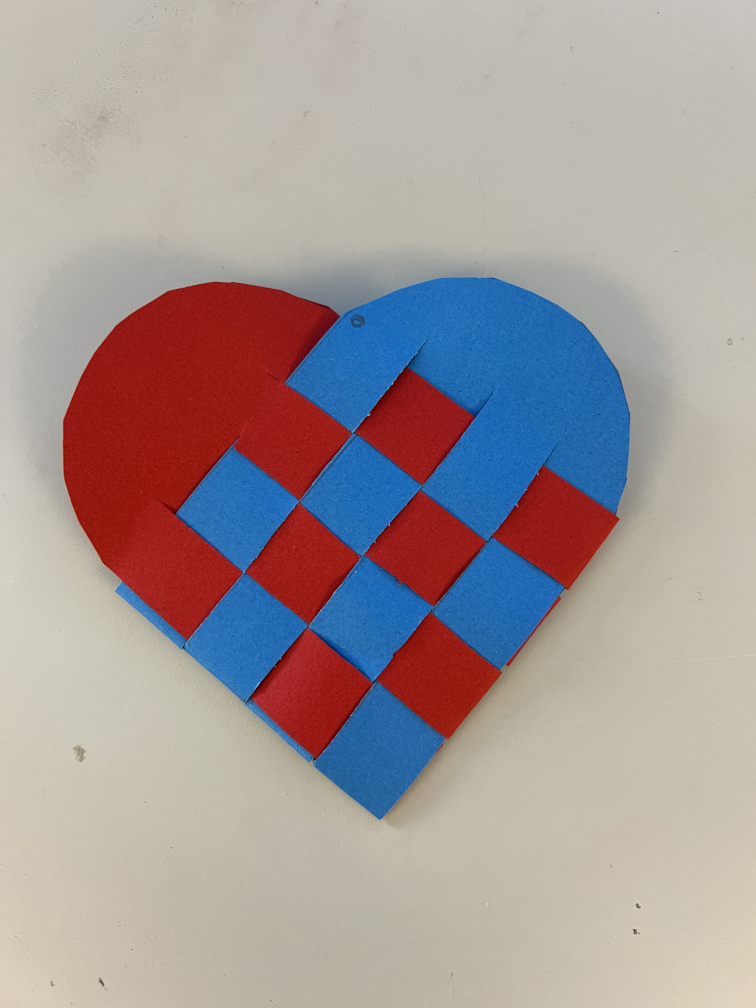
#> input picture Weave Toolkit/gifs/ClassicHM.jpg, 3024 x 4032 px (shown at 1/4 size)
$ python -i Algorithm.py   (imports and definitions only)
#> lines starting #> are read from the running program, lines starting #| are printed output that depends on the picture; after the words box and inside, x2 and y2 are one past the last pixel; in counts of white or black regions, pixels touching at a corner belong together
#> further down, picture is the input picture: shape (4032, 3024, 3); mean B, G, R 152.6, 153, 164.3
#from PIL import Image

import cv2 as cv

import numpy as np

import math

# Will be called when the user presses the "Update" button

# The algorithm will be given a PNG image of the desired pattern as input and return 2 things:
# 1. A PNG image which shows the weaving pattern (to be used by CriCut for laser cutting)
# 2. Assembly instructions to guide the user in weaving the output image

# def createHeartCuts(matrix):
#     line_color = [0,0,0]
#     for i in range(3,8):
#         matrix[i,:] = line_color
#         matrix[-i,:] = line_color

#     return matrix
def padArray (matrix, row_padding, column_padding):
    return np.pad(matrix, ((row_padding,row_padding),(column_padding, 0),(0,0)), constant_values=255), column_padding

# [19 lines left out: functions upscale_image, downscale_image, not called in this run]

def rotateImage(matrix, angle=-60):
#> called with angle = 45
    height, width = matrix.shape[:2]
#> height = 4032; width = 3024

    # Get the center of the image
    center = (width // 2, height // 2)
#> center = (1512, 2016)

    # Compute the rotation matrix
    rotation_matrix = cv.getRotationMatrix2D(center, angle, 1.0)

    # Compute the new bounding dimensions
    abs_cos = abs(rotation_matrix[0, 0])
#> abs_cos = 0.707
    abs_sin = abs(rotation_matrix[0, 1])
#> abs_sin = 0.707
    new_width = int(height * abs_sin + width * abs_cos)
#> new_width = 4989
    new_height = int(height * abs_cos + width * abs_sin)
#> new_height = 4989

    # Adjust the rotation matrix to keep the image centered
    rotation_matrix[0, 2] += (new_width - width) / 2
    rotation_matrix[1, 2] += (new_height - height) / 2

    # Rotate the image
    rotated_matrix = cv.warpAffine(matrix, rotation_matrix, (new_width, new_height), borderValue=(255, 255, 255))
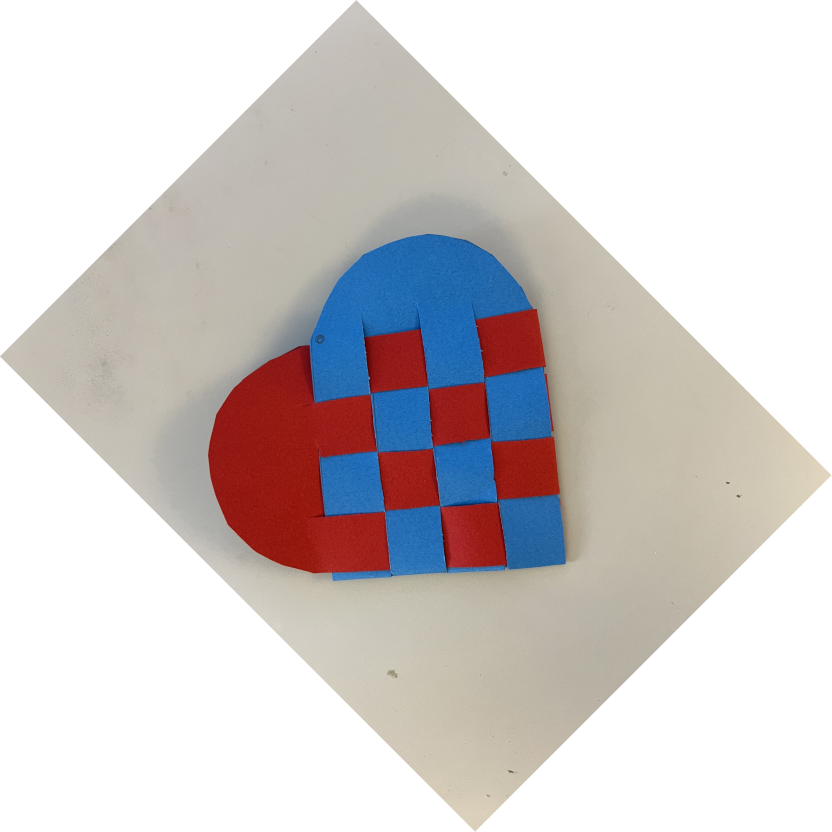
#> rotated_matrix: shape (4989, 4989, 3) (shown at 1/6 size); mean B, G, R 204.8, 205, 210.6

    return rotated_matrix

# [86 lines left out: functions find_non_background_colored_rows_columns, find_non_background_colored_column_pix_in_row_in_img, split_matrix_by_non_background_colored_columns, split_matrix_by_non_background_colored_rows, not called in this run]

def preProcessing(image):
  new_image= rotateImage(image, angle=45)

  # Removes the canvas lines and non-draw zones from the image
  matrix = new_image[180:-180,180:-180]
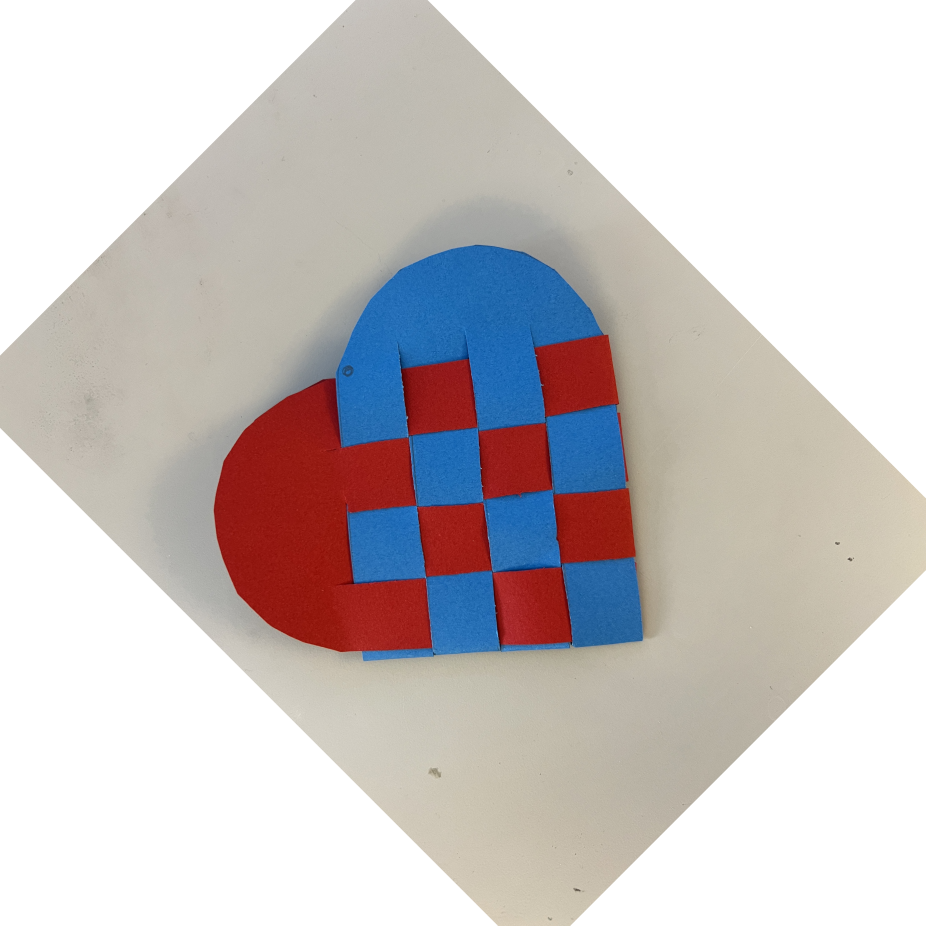
#> matrix: shape (4629, 4629, 3) (shown at 1/5 size); mean B, G, R 197.1, 197.3, 203.7
  show_matrix = np.copy(matrix)
  sym_matrix = rotateImage(matrix, angle=-45)
  return matrix, show_matrix, sym_matrix

def baseStencil(matrix, margin=31, line_start=0, line_color = (0,0,0)):
#> called with margin = 31, line_start = 340, line_color = (0, 0, 0)
  height, width, _ = matrix.shape
#> height = 4889; width = 4969

  # Define inner horizontal lines
  line_y1 = margin * 4 # First line (upper)
  line_y2 = height-margin * 4  # Second line (lower)
#> line_y2 = 4765
  line_x_start = line_start  # Left side start
  line_x_end = width  # Right side end
#> line_x_end = 4969

  # Define outer horizontal lines
  line_y3 = margin # First line (upper)
  line_y4 = height-margin  # Second line (lower)
#> line_y4 = 4858

  # Draw two inner horizontal lines
  cv.line(matrix, (line_x_start, line_y1), (line_x_end, line_y1), line_color, thickness=3)
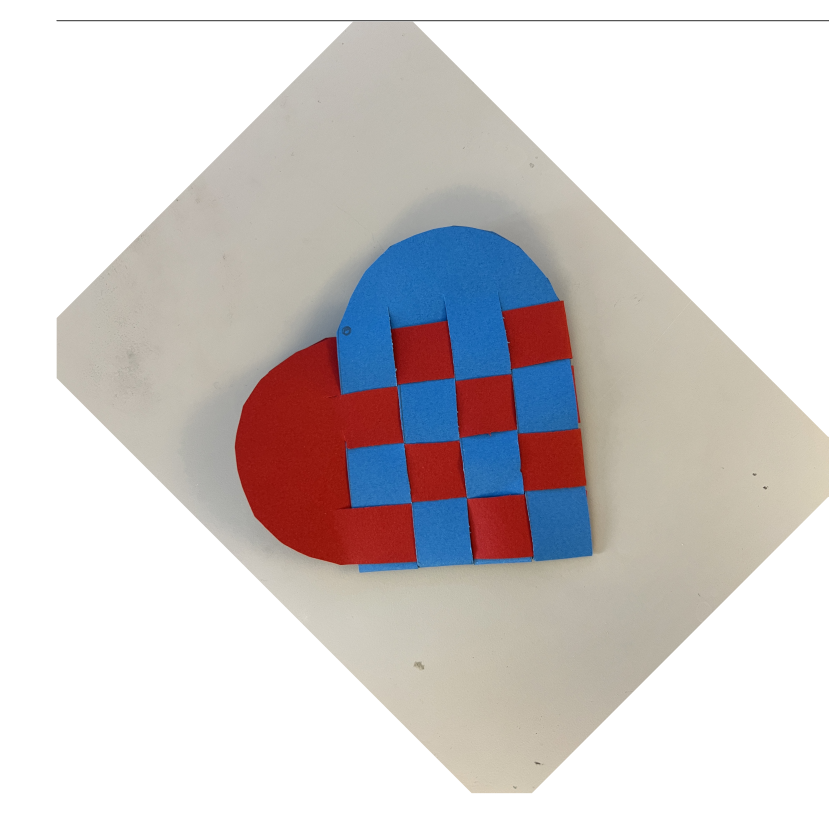
#> matrix: shape (4889, 4969, 3) (shown at 1/6 size); mean of channels 0, 1, 2 203.7, 203.8, 209.5; drawn as B, G, R
  cv.line(matrix, (line_x_start, line_y2), (line_x_end, line_y2), line_color, thickness=3)

  # Draw two outer horizontal lines
  cv.line(matrix, (line_x_start, line_y3), (line_x_end, line_y3), line_color, thickness=3)
  cv.line(matrix, (line_x_start, line_y4), (line_x_end, line_y4), line_color, thickness=3)
  axes = (330, (line_y4 - line_y3) // 2)  # Small width, height matches the gap
#> axes = (330, 2413)

  # Arch at the left end
  center = (line_x_start, (line_y3 + line_y4) // 2)  # Middle of the height at the left edge
#> center = (340, 2444)
  cv.ellipse(matrix, center, axes, 0, 90, 270, line_color, thickness=3) # Left-facing arch
  return matrix

# [40 lines left out: function symmetryStencil, not called in this run]

def createHeartCutoutSimplestpattern(matrix, line_start = 0, sides='onesided', line_color=(0,0,0), background_color=(255,255,255)):
  matrix = baseStencil(matrix, 31, line_start)
  # Creates the pattern on both sides of one half of the heart
  if sides == 'twosided':
    temp_matrix = np.copy(matrix)
    matrix = np.hstack((matrix, np.flip(matrix, axis=1)))
    temp_matrix[:] = background_color
    temp_matrix = baseStencil(temp_matrix, 31, line_start)
    temp_matrix = np.hstack((temp_matrix, np.flip(temp_matrix, axis=1)))
    final_matrix = np.vstack((matrix, temp_matrix))
    return final_matrix

  # Creates the pattern on one side of one half of the heart
  elif sides == 'onesided':
    temp_matrix = np.copy(matrix)
    temp_matrix[:] = background_color
#> temp_matrix: shape (4889, 4969, 3); every value is 255
    temp_matrix = baseStencil(temp_matrix, 31, line_start, line_color)
#> call 2 of baseStencil, with margin = 31, line_start = 340, line_color = (0, 0, 0)
#> in baseStencil (call 2), `cv.line(matrix, (line_x_start, line_y1), (line_x_end, line_y1), line_c..`:
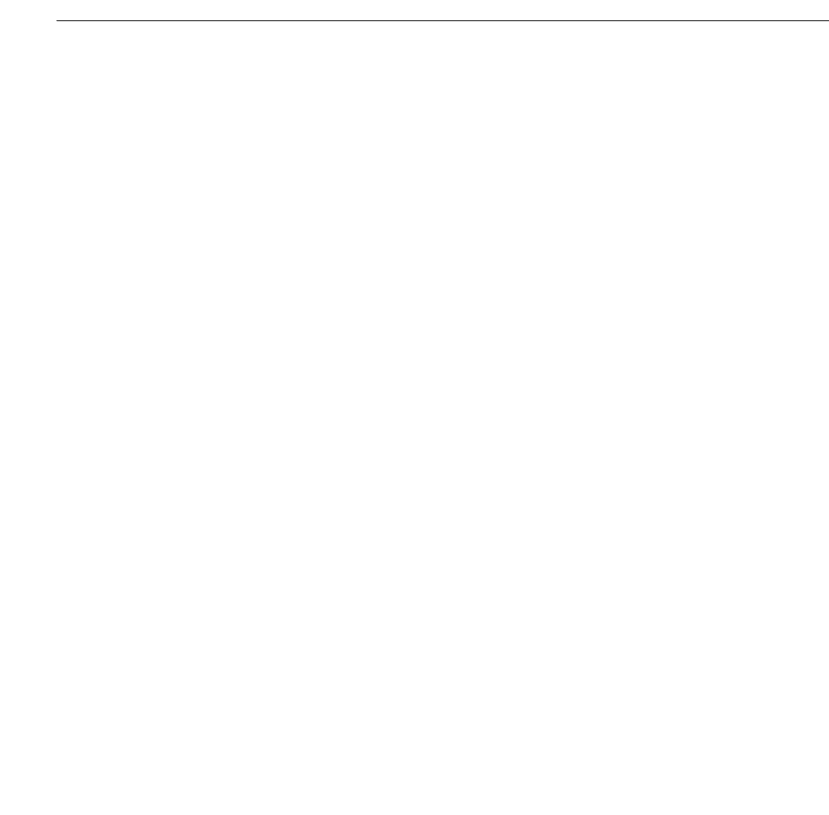
#> matrix: shape (4889, 4969, 3) (shown at 1/6 size); 99.9% white; 1 black region, box (x1, y1, x2, y2) and area: (338, 122, 4969, 127) 23149
#> in baseStencil (call 2), `cv.line(matrix, (line_x_start, line_y2), (line_x_end, line_y2), line_c..`: matrix: shape (4889, 4969, 3); 99.8% white; 2 black regions, box (x1, y1, x2, y2) and area: (338, 122, 4969, 127) 23149, (338, 4763, 4969, 4768) 23149
#> in baseStencil (call 2), `cv.line(matrix, (line_x_start, line_y3), (line_x_end, line_y3), line_c..`: matrix: shape (4889, 4969, 3); 99.7% white; 3 black regions, box (x1, y1, x2, y2) and area: (338, 29, 4969, 34) 23149, (338, 122, 4969, 127) 23149, (338, 4763, 4969, 4768) 23149
#> in baseStencil (call 2), `cv.line(matrix, (line_x_start, line_y4), (line_x_end, line_y4), line_c..`:
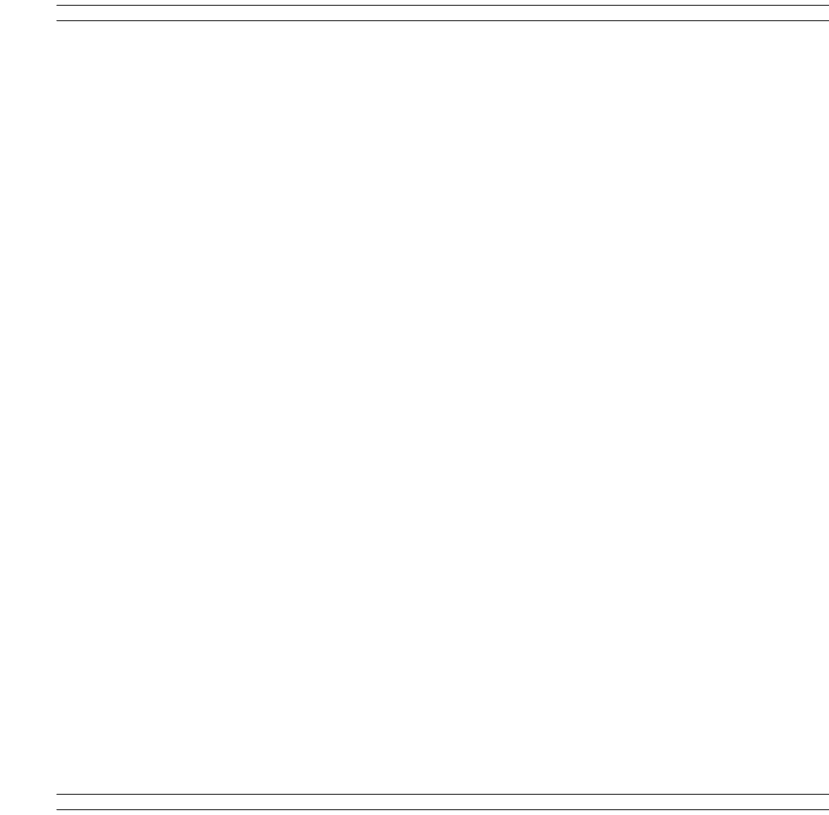
#> matrix: shape (4889, 4969, 3) (shown at 1/6 size); 99.6% white; 4 black regions, box (x1, y1, x2, y2) and area: (338, 29, 4969, 34) 23149, (338, 122, 4969, 127) 23149, (338, 4763, 4969, 4768) 23149, (338, 4856, 4969, 4861) 23149
#> in baseStencil (call 2), `cv.ellipse(matrix, center, axes, 0, 90, 270, line_color, thickness=3)`:
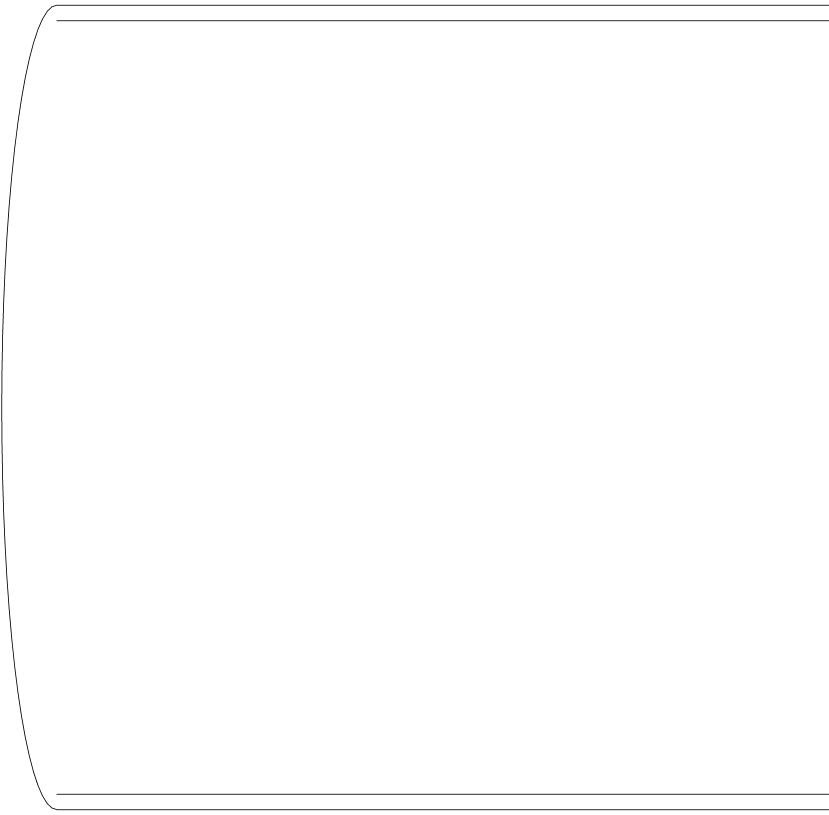
#> matrix: shape (4889, 4969, 3) (shown at 1/6 size); 99.5% white; 3 black regions, box (x1, y1, x2, y2) and area: (8, 29, 4969, 4861) 71101, (338, 122, 4969, 127) 23149, (338, 4763, 4969, 4768) 23149
    matrix = np.hstack((matrix, np.flip(temp_matrix, axis=1)))
    temp_matrix = np.hstack((temp_matrix, np.flip(temp_matrix, axis=1)))
    final_matrix = np.vstack((matrix, temp_matrix))
    return final_matrix

# [25 lines left out: function createHeartCutoutSymmetrical, not called in this run]

def makeTrans(final_output_array, color):
    # Create an empty alpha channel (fully opaque)
    alpha_channel = np.ones((final_output_array.shape[0], final_output_array.shape[1]), dtype=np.uint8) * 255  # Fully opaque
    # Find where the matrix is white (background)
    colored_pixels = np.all(final_output_array == color, axis=-1)
    # Set alpha channel to 0 (fully transparent) where the pixels are white
    alpha_channel[colored_pixels] = 0
    # Create an RGBA image by adding the alpha channel to the original matrix
    rgba_image = np.dstack((final_output_array, alpha_channel))
    return rgba_image

# [48 lines left out: function createFinalHeartDisplay, not called in this run]


def mainAlgorithm(img, function = 'create'):
  create_matrix, shown_image, sym_matrix = preProcessing(img)
  match function:
    case 'create':
      padded_array, canvas_extended_width = padArray(create_matrix, 130, 340)
      final_output_array = createHeartCutoutSimplestpattern(padded_array, canvas_extended_width, 'onesided')

      # second input is background color user chooses from MainWindow wip
      rgba_image = makeTrans(final_output_array, [255,255,255])
      cv.imwrite('output_image.png', rgba_image)

    case 'create_symmetry':
      final_output_array = createHeartCutoutSymmetrical(sym_matrix)
      rgba_image = makeTrans(final_output_array, [255,255,255])
      cv.imwrite('output_image.png', final_output_array)

    case 'show':
        return createFinalHeartDisplay(shown_image)


    case _:
      return 'error'

#heart_display = createFinalHeartDisplay(shown_image)
#     upscaled_heart = upscale_image(heart_display, scale_factor=15)
#     return upscaled_heart

# Save the 3D array as a PNG file

#cv.imwrite('image.png', test_matrix)
#cv.imshow('image', test_matrix)


# Define the background color (white in this case)
#background_color = [255, 255, 255, 255]  # White background with full opacity
#
## Create a mask where the background is white
#mask = np.all(image[:, :, :3] == background_color[:3], axis=2)
#
## Set alpha (transparency) to 0 where the mask is true
#image[mask] = [0, 0, 0, 0]  # Set BGRA values to transparent
#
## Save the result
#cv.imwrite('output_image.png', image)
# Pad the array with 1 row on top, 1 row at the bottom, 2 columns on the left, and 2 columns on the right

>>> import cv2
>>> picture = cv2.imread('gifs/ClassicHM.jpg')
>>> result = mainAlgorithm(picture)
